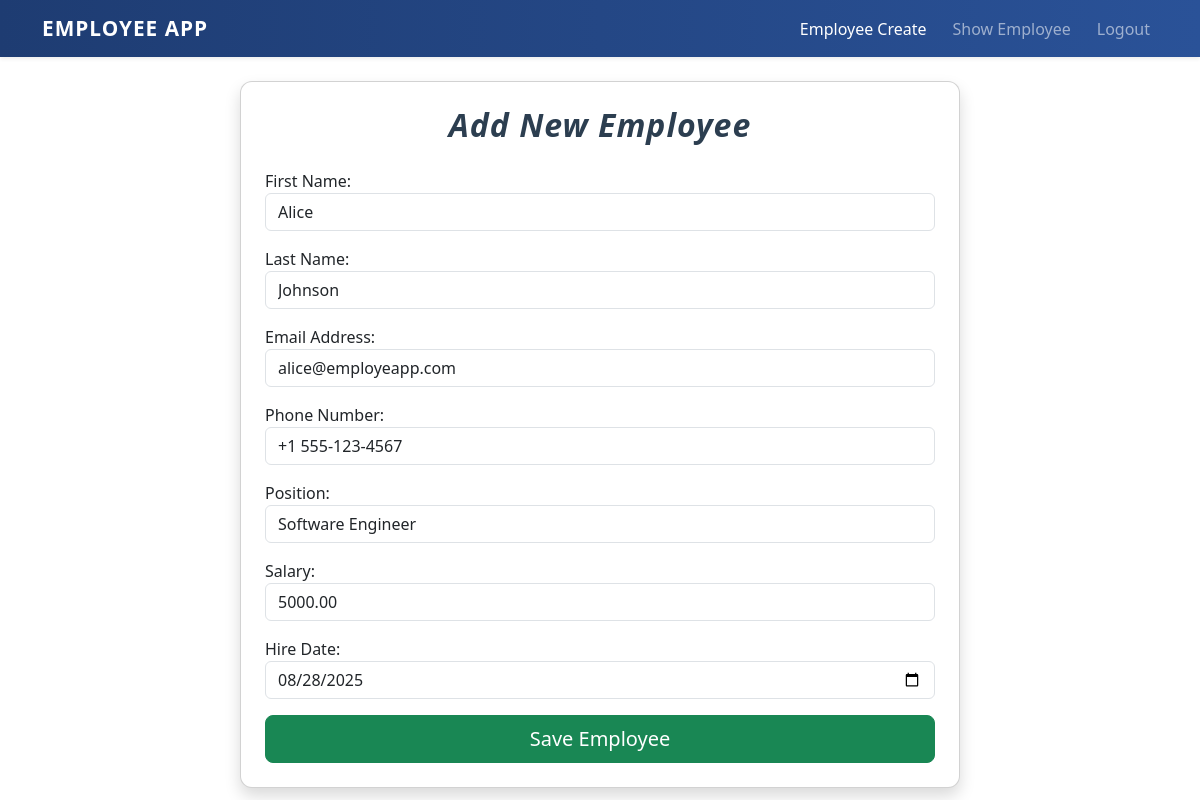
Page /update/1/ (signed in) on the committed database.
### employeeApp/models.py (models this page shows, shortened)
class Employee(models.Model):
    first_name = models.CharField(max_length=100)
    last_name = models.CharField(max_length=100)
    email = models.EmailField(unique=True)
    phone = models.CharField(max_length=15,unique=True)
    position = models.CharField(max_length=100)
    salary = models.DecimalField(max_digits=10, decimal_places=2)
    hire_date = models.DateField()

### employeeApp/views.py (the view)
# urls.py: path('update/<int:pk>/', views.employee_update_view, name="employee_update"),
@login_required
def employee_update_view(request, pk):
    employee = get_object_or_404(Employee, pk=pk)
    form = EmployeeForm(instance=employee)
    if request.method == 'POST':
        form = EmployeeForm(request.POST, instance=employee)
        if form.is_valid():
            form.save()
            messages.success(request, "Employee updated successfully.")
            return redirect('employee_list')
    return render(request, 'employeeApp/employee_form.html', {'form': form})

### employeeApp/templates/employeeApp/employee_form.html (shortened to what this page needs)
{% extends "employeeApp/layout.html" %}
{% block content %}
<div class="container">
    <div class="row justify-content-center">
        <div class="col-md-8">
            <div class="card shadow p-4">
                <h2 class="card-title text-center mb-4">Add New Employee</h2>
                <form method="POST">
                    {{ form.as_p }}
                    <div class="d-grid gap-2">
                        <button type="submit" class="btn btn-success btn-lg">Save Employee</button>
                    </div>
                </form>
            </div>
        </div>
    </div>
</div>
{% endblock %}

### employeeApp/static/styles/styless.css (style rules this page uses)
h2.text-center.mb-4 { font-weight: 700; color: #2c3e50; letter-spacing: 1px; }
.card.shadow.p-4 { box-shadow: 0 8px 20px rgba(0,0,0,0.15); border-radius: 12px; }
.text-center { color: #7f8c8d; font-style: italic; }

### rows in the picture
Employee: first_name "Alice", last_name "Johnson", email "alice@employeapp.com", phone "+1 555-123-4567", position "Software Engineer", salary "5000.00", hire_date "08/28/2025"
